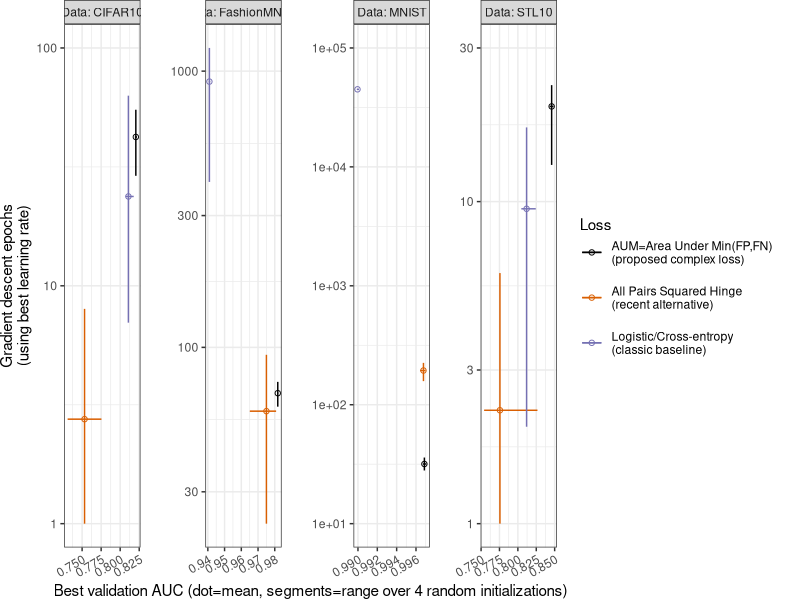
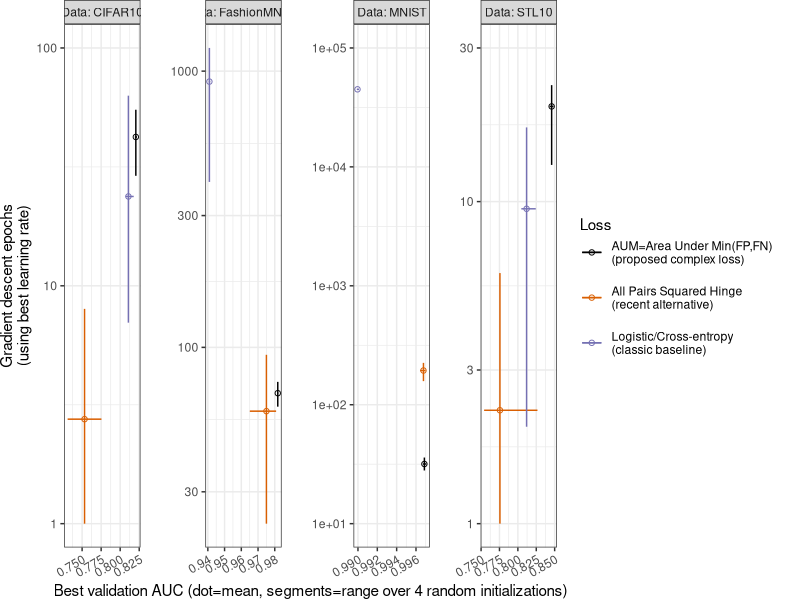
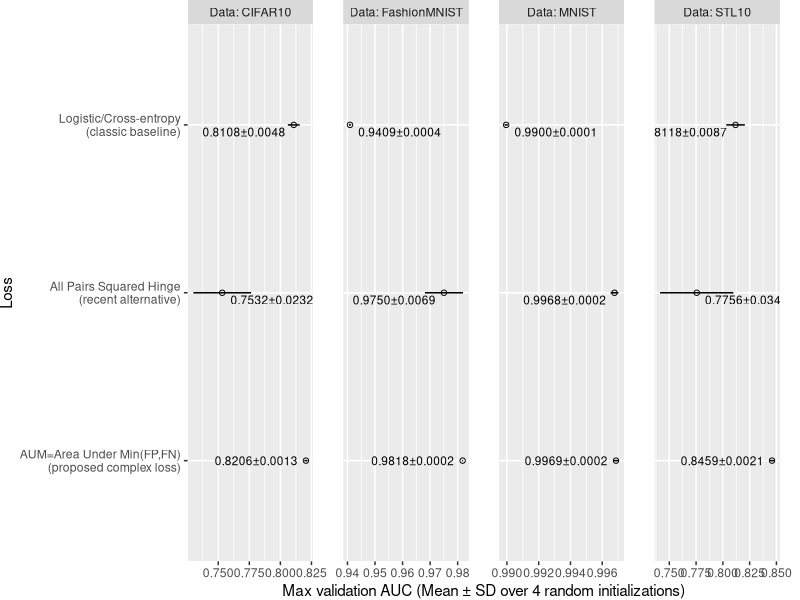

Generate these figures, in order, with R:
library(data.table)
library(ggplot2)
best.dt <- fread("data_Classif_batchtools_best_valid.csv")
loss2show <- rev(c(
  Logistic="Logistic/Cross-entropy\n(classic baseline)",
  SquaredHinge="All Pairs Squared Hinge\n(recent alternative)",
  AUM="AUM=Area Under Min(FP,FN)\n(proposed complex loss)",
  NULL))
best.wide <- dcast(
  best.dt,
  data.name + loss ~ .,
  list(mean, sd, length, min, max),
  value.var=c("auc","step_number")
)[, `:=`(
  Loss = factor(loss2show[loss], loss2show),
  Data = data.name,
  lo = auc_mean-auc_sd,
  hi = auc_mean+auc_sd
)][
, mid := (min(lo)+max(hi))/2
, by=Data][]
dput(RColorBrewer::brewer.pal(3,"Dark2"))
loss.colors <- c("black", "#D95F02", "#7570B3")
names(loss.colors) <- loss2show
p <- function(Data,x,y){
  data.table(Data,x,y)
}
blank.dt <- rbind(
  p("CIFAR10",0.8,100),
  p("MNIST",0.99,c(10,100000)),
  p("STL10",0.8,30))
gg <- ggplot()+
  theme_bw()+
  theme(
    plot.margin=grid::unit(c(0,1,0,0), "lines"),
    legend.key.spacing.y=grid::unit(1, "lines"),
    axis.text.x=element_text(angle=30, hjust=1),
    panel.spacing=grid::unit(1.5, "lines"))+
  geom_blank(aes(x, y), data=blank.dt)+
  geom_point(aes(
    auc_mean, step_number_mean,
    color=Loss),
    shape=1,
    data=best.wide)+
  geom_segment(aes(
    auc_min, step_number_mean,
    color=Loss,
    xend=auc_max, yend=step_number_mean),
    data=best.wide)+
  geom_segment(aes(
    auc_mean, step_number_min,
    color=Loss,
    xend=auc_mean, yend=step_number_max),
    data=best.wide)+
  facet_wrap("Data", nrow=1, labeller=label_both, scales="free")+
  scale_color_manual(
    values=loss.colors)+
  scale_y_log10(
    "Gradient descent epochs\n(using best learning rate)")+
  scale_x_continuous(
    "Best validation AUC (dot=mean, segments=range over 4 random initializations)")
print(gg)
## 100000 max steps
## lr=10^seq(-4,5)
png("data_Classif_batchtools_best_valid_scatter.png", width=10, height=2, units="in", res=200)
print(gg)
dev.off()

gg <- ggplot()+
  theme(
    plot.margin=grid::unit(c(0,1,0,0), "lines"),
    panel.spacing=grid::unit(1.5, "lines"))+
  geom_point(aes(
    auc_mean, Loss),
    shape=1,
    data=best.wide)+
  geom_segment(aes(
    lo, Loss,
    xend=hi, yend=Loss),
    data=best.wide)+
  geom_text(aes(
    auc_mean, Loss,
    hjust=ifelse(auc_mean<mid, -0.1, 1.1),
    vjust=ifelse(loss=="AUM", 0.5, 1.3),
    label=sprintf(
      "%.4f±%.4f", auc_mean, auc_sd)),
    size=3,
    data=best.wide)+
  facet_grid(. ~ Data, labeller=label_both, scales="free")+
  scale_x_continuous(
    "Max validation AUC (Mean ± SD over 4 random initializations)")
png("data_Classif_batchtools_best_valid.png", width=10, height=1.6, units="in", res=200)
print(gg)
dev.off()
